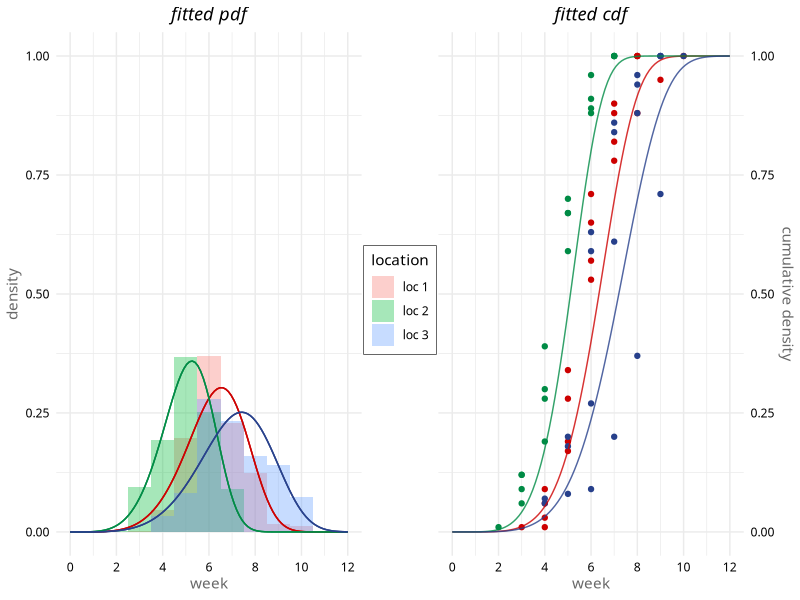

R code for this plot:
"Rahil Patel"
"https://stats.stackexchange.com/questions/346249/fitting-weibull-distribution-in-r"


dat <- read.csv('df.csv')
dat <- dat[order(dat$loc.id,dat$year.id),]
dat$loc.id <- factor(dat$loc.id)
dat$year.id <- factor(dat$year.id)

library(plyr)
#hacking the original data from the cumulative
to.density <- function(cdf) {  #given input (a cdf vector), returns respective densities
  y <- c(); cdf <- cdf[,'cum.per.plant']
  for (cum in seq(1,NROW(cdf))) {y <- c(y, ifelse(cum==1, cdf[cum], cdf[cum]-cdf[cum-1]))}
  return(y)
}

densities <- dlply(dat, .(loc.id, year.id), to.density) #apply to each location X year in dat
dat <- cbind(dat,dens=unlist(densities)) #bind density data to dat

#forming a dataset of the variable planting time
#--because the proportions go to the thousandths place, a pseudo-sample of time.id's with n=1000 should allow usage 
#--of fitdist
rep.vec <- function(df) {
  y <- c()
  for (row in rownames(df)) {y <- c(y, rep(df[row,'time.id'], df[row,'dens']*1000))}
  return(y)
}
#may want to include year.id in the split (excluded)
time.sample <- dlply(dat, .(loc.id), rep.vec) #apply to each location in dat



#fitting separate Weibull distributions for each loc.id (may want to include year.id in the split)
library(fitdistrplus)
fit.weibull <- function(loc) {
  y <- summary(fitdist(loc,'weibull'))[[1]]
  return(y)
}
params <- lapply(time.sample, fit.weibull) #apply to each element in time sample



#creating predictive model - on a daily rather than weekly domain
predict1.cum.plant <- function(day, loc.id, params) {
  pweibull(day, shape=params[[loc.id]][[1]], scale=params[[loc.id]][[2]]*7) #'scaling' 7x the scale parameter 
}

predict2.cum.plant <- function(day, loc.id, params) {
  pweibull(day/7, shape=params[[loc.id]][[1]], scale=params[[loc.id]][[2]]) #'scaling' 1/7x the random variable 
}

#example - the models are equal, which is obvious from the pdf equation!
predict1.cum.plant(35, 2, params)
predict2.cum.plant(35, 2, params) 
pweibull(5, shape=params[[2]][[1]], scale=params[[2]][[2]]) #by week



#turning the time data into a dataframe for plotting with ggplot2
time <- stack(time.sample); colnames(time) <- c('time.week', 'location.index')

#for the sake of brevity, model assessment is virtually excluded; some plots are included plots below, nonetheless
#--distribution fit - diagnostic plots can be used by calling a fitdist summary into a plot()

col.scheme <- c('red3', 'springgreen4', 'royalblue4')
#--plot of non-cumulative data for location.index subjects (1:3)
library(ggplot2)
dens.plot <- ggplot(time[time$location.index %in% seq(1,3),], 
                    aes(x=time.week,  
                        fill=location.index)) +
               geom_histogram(aes(y=..density..), 
                              binwidth=1, 
                              alpha =.35, 
                              position='identity')
for (cnt in seq(1,3)) {
  dens.plot <- dens.plot + stat_function(fun=dweibull, 
                                         args=list(shape=params[[cnt]][[1]], 
                                                   scale=params[[cnt]][[2]]),
                                         color=col.scheme[cnt], #simple way of using iteration # for color
                                         alpha=.8)
}
dens.plot <- dens.plot + scale_color_manual(values = col.scheme) +
                         scale_fill_manual(values = col.scheme) +
                         scale_x_continuous(limits=c(0,12),
                                            breaks=seq(0,14,2)) +
                         scale_y_continuous(limits=c(0,1)) +
                         scale_fill_discrete(name='location',
                                             labels=c('loc 1','loc 2','loc 3')) +
                         labs(x='week', y='density') +
                         ggtitle('fitted pdf') +
                         guides(color=guide_legend(override.aes=list(alpha=.8))) +
                         theme_minimal() +
                         theme(text=element_text(family='Josefin Sans'),
                               plot.title=element_text(hjust=.5,
                                                       face='italic'),
                               axis.title=element_text(face='plain',
                                                       color='dimgrey'),
                               axis.text=element_text(color='black'),
                               legend.background=element_rect(color='black',
                                                              size=.2))

#--plot of cumulative data for loc.id subjects (1:3)
cum.plot <- ggplot(dat[dat$loc.id %in% seq(1,3),], 
                   aes(x=time.id,
                       y=cum.per.plant,
                       color=loc.id)) +
            geom_point()
for (cnt in seq(1,3)) {
  cum.plot <- cum.plot + stat_function(fun=pweibull, 
                                       args=list(shape=params[[cnt]][[1]], 
                                                 scale=params[[cnt]][[2]]),
                                       color=col.scheme[cnt], #simple way of using iteration # for color
                                       alpha=.8) 
}
cum.plot <- cum.plot + scale_color_manual(values = col.scheme) +
                       scale_fill_manual(values = col.scheme) +
                       scale_x_continuous(limits=c(0,12),
                                          breaks=seq(0,12,2)) +
                       scale_y_continuous(limits=c(0,1),
                                          position='right') +
                       labs(x='week', y='cumulative density') +
                       ggtitle('fitted cdf') +
                       theme_minimal() +
                       theme(legend.position="none",
                             text=element_text(family='Josefin Sans'),
                             plot.title=element_text(hjust=.5,
                                                     face='italic'),
                             axis.title=element_text(face='plain',
                                                     color='dimgrey'),
                             axis.text=element_text(color='black'))

#collecting the legend with grob
#--source: https://stackoverflow.com/a/13650878/5099971
get.legend <- function(gplt) {
  tmp <- ggplot_gtable(ggplot_build(gplt))
  leg <- which(sapply(tmp$grob, function(x) x$name)=='guide-box')
  legend <- tmp$grob[[leg]]
  return(legend)
}

lgnd <- get.legend(dens.plot)

#bringing the plots together
library(gridExtra)
grid.arrange(dens.plot + theme(legend.position='none'), 
             lgnd, 
             cum.plot, 
             layout_matrix=rbind(c(1,1,1,1,1,1,2,3,3,3,3,3,3),
                                 c(NA,NA,NA,NA,NA,NA,NA,NA,NA,NA,NA,NA,NA)))
